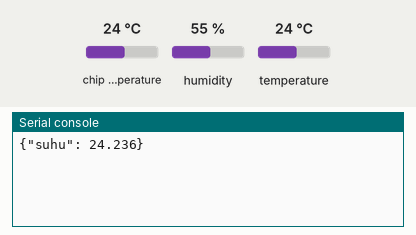
Bench run of a program on a simulated Raspberry Pi Pico running MicroPython. On the bench: the last lines printed to the serial console. The test bench sets the inputs (shaded band); at power-on: chip temperature 24 °C, humidity 55 %, temperature 24 °C. WiFi joins after 1.5 s.

Above: at 1.2 s.
1.3 s: chip temperature set to 1 °C
At 6.4 s:
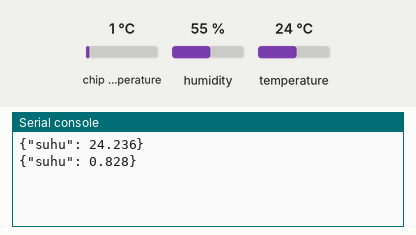
7.3 s: chip temperature set to 11 °C
At 11.0 s:
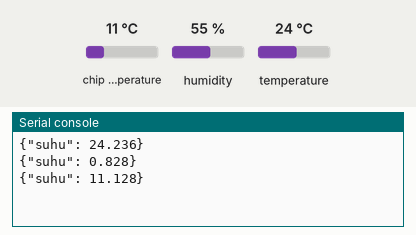
Timing chart, 0 to 12.5 s (numbered marks = the images above; inputs shaded):
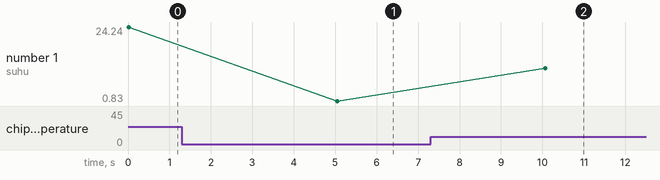

Measured:
- after the input at 1.3 s, the serial console: prints a new line after 3.7 s (image 1)
- after the input at 7.3 s, the serial console: prints a new line after 2.8 s (image 2)
- plotted number 1: 24.24 → 0.83 after the input at 1.3 s, 0.83 → 11.13 after the input at 7.3 s

The program:

post_monitoring.py
```python
# Rui Santos & Sara Santos - Random Nerd Tutorials
# Complete project details: https://RandomNerdTutorials.com/raspberry-pi-pico-w-http-requests-micropython/

import network
import urequests as requests
import time
from picozero import pico_temp_sensor
import ujson
from machine import Pin
import dht

sensor_dht = dht.DHT11(Pin(2))

# Wi-Fi credentials
# ssid = 'air'
# password = 'ranggabaikhati'
# ssid = 'iPhone (2)'
# password = '11111111'
ssid = 'RB750GR3'
password = '11223344556677888'
# ssid = 'UISI 2'
# password = ''
# ssid = 'GOLDEN CAFE 2'
# password = 'sosisbakar'
# ssid = 'realme 13+ 5G'
# password = 'i7h2zwmv'

def get_temperature():
      temperatureC = pico_temp_sensor.temp
      sensor_dht.measure()
      # temperatureC = sensor_dht.temperature()
      # hum = sensor_dht.humidity()
      return temperatureC

try:
      # Connect to network
      wlan = network.WLAN(network.STA_IF)
      wlan.active(True)

      # Connect to your network
      wlan.connect(ssid, password)

      # ip = '192.168.193.19'
      # ip = '172.20.10.11' #akbar
      ip = ' 192.168.43.19' #gutnur
      # ip = '10.1.16.254' #uisi
      # ip = '192.168.18.16' #golden

      while True:
            # set temperature
            temperatureC = get_temperature()
            data = ujson.dumps({ 'suhu': round(temperatureC, 3) })
            print(data)

            # Make GET request
            # response = requests.post(
            #       f"http://{ip}:8000/api/monitoring",
            #       headers = {'content-type': 'application/json'},
            #       data= data,
            #       timeout=10
            # )

            # # Get response code
            # response_code = response.status_code
            # # Get response content
            # response_content = response.content
            # # Print results
            # print('Response code: ', response_code)
            # print('Response content:', response_content)
            time.sleep(5)
except OSError as e:
      print("OS Error:", e)
except Exception as e:
      print("General Error:", e)
```
